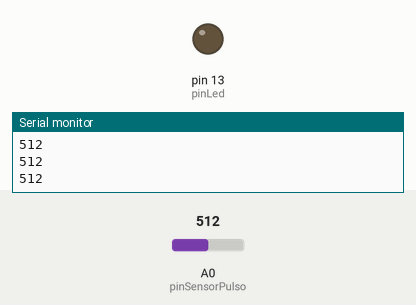
This sketch was run on a simulated Arduino Uno, built with avr-gcc and run on an emulated ATmega328P. Parts: output pins drawn as LEDs (lit = HIGH), the last lines printed to the serial monitor. The inputs (shaded band) are chosen by the test bench; at power-on: A0 (pinSensorPulso) = 512.

Above: at 1.2 s.
1.3 s: A0 (pinSensorPulso) set to 642
2.8 s: A0 (pinSensorPulso) set to 662
At 4.0 s:
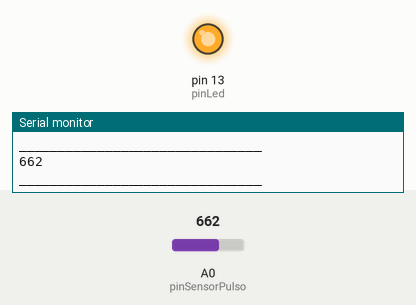
4.3 s: A0 (pinSensorPulso) set to 640
At 5.1 s:
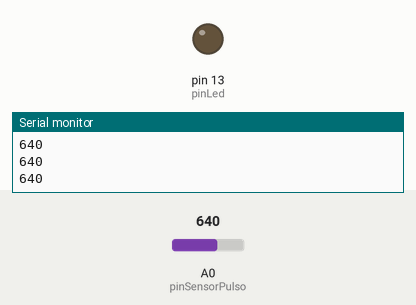
5.8 s: A0 (pinSensorPulso) set to 660
At 7.1 s:
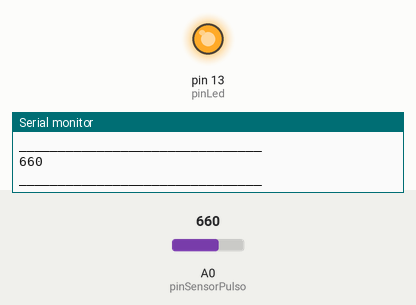
Timing chart, 0 to 8.3 s (numbered marks = the images above; inputs shaded):
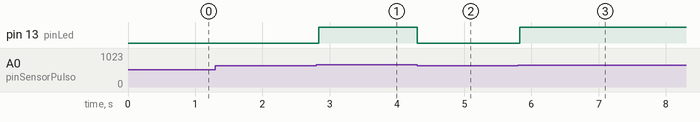

Measured:
- the behaviour switches between 650 and 651 on A0 (pinSensorPulso) (found by bisection; images 0 and 1)
- after the input at 2.8 s, pin 13 (pinLed): LOW → HIGH at once
- after the input at 4.3 s, pin 13 (pinLed): HIGH → LOW at once
- after the input at 5.8 s, pin 13 (pinLed): LOW → HIGH at once

The sketch:

pulse_BT.ino
```cpp
#include <SoftwareSerial.h>
SoftwareSerial BTserial(10, 11); // RX, TX
// arduino>>bluetooth
// D11   >>>  Rx
// D10   >>>  Tx

//PSW 1234

int pinSensorPulso = 0;
int pinLed = 13;

int Signal;
int Threshold = 650;

int pulso = 0;
boolean escribe = true;

void setup() {
  pinMode(pinLed, OUTPUT);
  Serial.begin(19200); // Imprime en el puerto serial
  BTserial.begin(9600); // Imprime en el puerto BT Serial
}

void loop() {
  Signal = analogRead(pinSensorPulso);

  //BTserial.write('A');

  Serial.println(Signal);

  if (Signal > Threshold) {
    digitalWrite(pinLed, HIGH);
    pulso = 3;
    Serial.println("_______________________________");

    if (escribe) {
      BTserial.write(1);
      BTserial.write("15");
      BTserial.write(3);
    }
  } else {
    digitalWrite(pinLed, LOW);
    pulso = 6;
    if (escribe) {
      BTserial.write(2);
    }
  }
  delay(100);
  // Revisar si al cambiar el delay de 10 a 30 la cola de mensajes seriales no se hace tan larga
}
```
